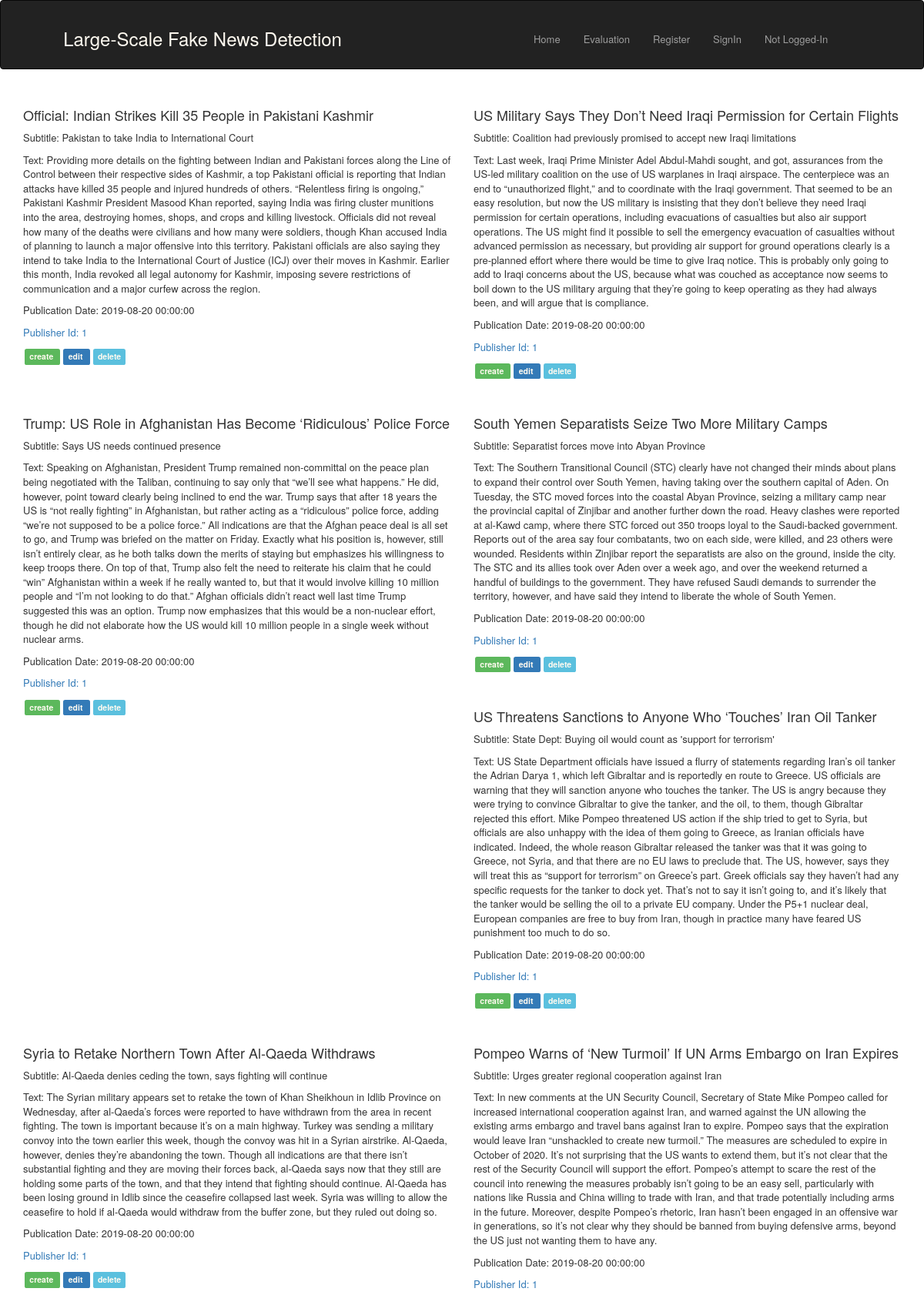
The page / (upper part) on the database its author committed.
### app/catalog/models.py (models this page shows, shortened)
class Book(db.Model):
    __tablename__ = 'book'
    id = db.Column(db.Integer, primary_key=True)
    title = db.Column(db.String(500), nullable=False, index=True)
    subtitle = db.Column(db.String(500))
    text = db.Column(db.String(50000), nullable=False)
    url = db.Column(db.String(500), index=True)
    pub_date = db.Column(db.DateTime, default=datetime.utcnow())
    pub_id = db.Column(db.Integer, db.ForeignKey('publication.id'))

### app/catalog/routes.py (the view)
@main.route('/')
def display_books():
    books = Book.query.all()
    return render_template('home.html', books=books)

### app/catalog/templates/home.html
{% extends 'layout.html' %}
    {% block content %}
        <div class="container books">
            <div class="row row-no-gutters">
                {% for book in books %}
                    <div class="col-md-6">
                        <br>
                        <h4>{{ book.title }} </h4>
                        <p> Subtitle: {{ book.subtitle }} </p>
                        <p> Text: {{ book.text }} </p>
                        <p> Publication Date: {{ book.pub_date }} </p>
                        <p><a href="{{ url_for('main.display_publisher',publisher_id=book.pub_id) }}">Publisher Id: {{ book.pub_id }}</a></p>
                        <span class="label label-success"><a href="{{ url_for('main.create_book', pub_id=book.pub_id) }}" style="color: floralwhite"> create </a></span>
                        <span class="label label-primary"><a href="{{ url_for('main.edit_book', book_id=book.id) }}" style="color: floralwhite"> edit </a></span>
                        <span class="label label-info"><a href="{{ url_for('main.delete_book', book_id=book.id) }}" style="color: floralwhite"> delete </a></span>
                        <br><br>
                    </div>
                {% endfor %}
            </div>
        </div>
    {% endblock content %}

### app/static/css/styles.css (style rules this page uses)
html, body { height: 100%; margin: 0; padding: 0 }
p, li { font-size: small }
span { margin: 2px }

### rows shown on the page
Book: title "Official: Indian Strikes Kill 35 People in Pakistani Kashmir", subtitle "Pakistan to take India to International Court", text "Providing more details on the fighting between Indian and Pakistani forces along the Line of Control between their respective sides of Kashmir, a top Pakistani official is reporting that Indian attacks have killed 35 people and injured hundreds of others. “Relentless firing is ongoing,” Pakistani Kashmir President Masood Khan reported, saying India was firing cluster munitions into the area, destroying homes, shops, and crops and killing livestock. Officials did not reveal how many of the deaths were civilians and how many were soldiers, though Khan accused India of planning to launch a major offensive into this territory. Pakistani officials are also saying they intend to take India to the…", pub_date "2019-08-20 00:00:00", pub_id "1"
Book: title "US Military Says They Don’t Need Iraqi Permission for Certain Flights", subtitle "Coalition had previously promised to accept new Iraqi limitations", text "Last week, Iraqi Prime Minister Adel Abdul-Mahdi sought, and got, assurances from the US-led military coalition on the use of US warplanes in Iraqi airspace. The centerpiece was an end to “unauthorized flight,” and to coordinate with the Iraqi government. That seemed to be an easy resolution, but now the US military is insisting that they don’t believe they need Iraqi permission for certain operations, including evacuations of casualties but also air support operations. The US might find it possible to sell the emergency evacuation of casualties without advanced permission as necessary, but providing air support for ground operations clearly is a pre-planned effort where there would be time…", pub_date "2019-08-20 00:00:00", pub_id "1"
Book: title "Trump: US Role in Afghanistan Has Become ‘Ridiculous’ Police Force", subtitle "Says US needs continued presence", text "Speaking on Afghanistan, President Trump remained non-committal on the peace plan being negotiated with the Taliban, continuing to say only that “we’ll see what happens.” He did, however, point toward clearly being inclined to end the war. Trump says that after 18 years the US is “not really fighting” in Afghanistan, but rather acting as a “ridiculous” police force, adding “we’re not supposed to be a police force.” All indications are that the Afghan peace deal is all set to go, and Trump was briefed on the matter on Friday. Exactly what his position is, however, still isn’t entirely clear, as he both talks down the merits of staying but emphasizes his willingness to keep troops there. On…", pub_date "2019-08-20 00:00:00", pub_id "1"
Book: title "South Yemen Separatists Seize Two More Military Camps", subtitle "Separatist forces move into Abyan Province", text "The Southern Transitional Council (STC) clearly have not changed their minds about plans to expand their control over South Yemen, having taking over the southern capital of Aden. On Tuesday, the STC moved forces into the coastal Abyan Province, seizing a military camp near the provincial capital of Zinjibar and another further down the road. Heavy clashes were reported at al-Kawd camp, where there STC forced out 350 troops loyal to the Saudi-backed government. Reports out of the area say four combatants, two on each side, were killed, and 23 others were wounded. Residents within Zinjibar report the separatists are also on the ground, inside the city. The STC and its allies took over Aden…", pub_date "2019-08-20 00:00:00", pub_id "1"
Book: title "US Threatens Sanctions to Anyone Who ‘Touches’ Iran Oil Tanker", subtitle "State Dept: Buying oil would count as 'support for terrorism'", text "US State Department officials have issued a flurry of statements regarding Iran’s oil tanker the Adrian Darya 1, which left Gibraltar and is reportedly en route to Greece. US officials are warning that they will sanction anyone who touches the tanker. The US is angry because they were trying to convince Gibraltar to give the tanker, and the oil, to them, though Gibraltar rejected this effort. Mike Pompeo threatened US action if the ship tried to get to Syria, but officials are also unhappy with the idea of them going to Greece, as Iranian officials have indicated. Indeed, the whole reason Gibraltar released the tanker was that it was going to Greece, not Syria, and that there are no EU laws…", pub_date "2019-08-20 00:00:00", pub_id "1"
Book: title "Syria to Retake Northern Town After Al-Qaeda Withdraws", subtitle "Al-Qaeda denies ceding the town, says fighting will continue", text "The Syrian military appears set to retake the town of Khan Sheikhoun in Idlib Province on Wednesday, after al-Qaeda’s forces were reported to have withdrawn from the area in recent fighting. The town is important because it’s on a main highway. Turkey was sending a military convoy into the town earlier this week, though the convoy was hit in a Syrian airstrike. Al-Qaeda, however, denies they’re abandoning the town. Though all indications are that there isn’t substantial fighting and they are moving their forces back, al-Qaeda says now that they still are holding some parts of the town, and that they intend that fighting should continue. Al-Qaeda has been losing ground in Idlib since the…", pub_date "2019-08-20 00:00:00", pub_id "1"
Book: title "Pompeo Warns of ‘New Turmoil’ If UN Arms Embargo on Iran Expires", subtitle "Urges greater regional cooperation against Iran", text "In new comments at the UN Security Council, Secretary of State Mike Pompeo called for increased international cooperation against Iran, and warned against the UN allowing the existing arms embargo and travel bans against Iran to expire. Pompeo says that the expiration would leave Iran “unshackled to create new turmoil.” The measures are scheduled to expire in October of 2020. It’s not surprising that the US wants to extend them, but it’s not clear that the rest of the Security Council will support the effort. Pompeo’s attempt to scare the rest of the council into renewing the measures probably isn’t going to be an easy sell, particularly with nations like Russia and China willing to trade…", pub_date "2019-08-20 00:00:00", pub_id "1"
